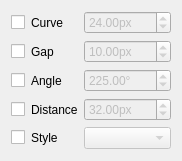
<?xml version="1.0" encoding="UTF-8"?>
<ui version="4.0">
 <class>Cusp_Style_Widget</class>
 <widget class="QWidget" name="Cusp_Style_Widget">
  <property name="geometry">
   <rect>
    <x>0</x>
    <y>0</y>
    <width>164</width>
    <height>161</height>
   </rect>
  </property>
  <property name="windowTitle">
   <string>Form</string>
  </property>
  <layout class="QGridLayout" name="gridLayout">
   <item row="0" column="0">
    <widget class="QCheckBox" name="check_handle_length">
     <property name="sizePolicy">
      <sizepolicy hsizetype="Fixed" vsizetype="Fixed">
       <horstretch>0</horstretch>
       <verstretch>0</verstretch>
      </sizepolicy>
     </property>
    </widget>
   </item>
   <item row="0" column="1">
    <widget class="QLabel" name="label">
     <property name="sizePolicy">
      <sizepolicy hsizetype="Fixed" vsizetype="Preferred">
       <horstretch>0</horstretch>
       <verstretch>0</verstretch>
      </sizepolicy>
     </property>
     <property name="text">
      <string>Curve</string>
     </property>
     <property name="buddy">
      <cstring>spin_handle_length</cstring>
     </property>
    </widget>
   </item>
   <item row="0" column="2">
    <widget class="QDoubleSpinBox" name="spin_handle_length">
     <property name="enabled">
      <bool>false</bool>
     </property>
     <property name="toolTip">
      <string>Size of the curve control handles</string>
     </property>
     <property name="suffix">
      <string>px</string>
     </property>
     <property name="maximum">
      <double>8192.000000000000000</double>
     </property>
     <property name="value">
      <double>24.000000000000000</double>
     </property>
    </widget>
   </item>
   <item row="1" column="0">
    <widget class="QCheckBox" name="check_crossing_gap"/>
   </item>
   <item row="1" column="1">
    <widget class="QLabel" name="label_2">
     <property name="text">
      <string>Gap</string>
     </property>
     <property name="buddy">
      <cstring>spin_crossing_gap</cstring>
     </property>
    </widget>
   </item>
   <item row="1" column="2">
    <widget class="QDoubleSpinBox" name="spin_crossing_gap">
     <property name="enabled">
      <bool>false</bool>
     </property>
     <property name="toolTip">
      <string>Distance between the ends of the a thread passing under another thread</string>
     </property>
     <property name="suffix">
      <string>px</string>
     </property>
     <property name="maximum">
      <double>8192.000000000000000</double>
     </property>
     <property name="value">
      <double>10.000000000000000</double>
     </property>
    </widget>
   </item>
   <item row="2" column="0">
    <widget class="QCheckBox" name="check_cusp_angle"/>
   </item>
   <item row="2" column="1">
    <widget class="QLabel" name="label_3">
     <property name="text">
      <string>Angle</string>
     </property>
     <property name="buddy">
      <cstring>spin_cusp_angle</cstring>
     </property>
    </widget>
   </item>
   <item row="2" column="2">
    <widget class="QDoubleSpinBox" name="spin_cusp_angle">
     <property name="enabled">
      <bool>false</bool>
     </property>
     <property name="toolTip">
      <string>Minimum angle required to render a cusp</string>
     </property>
     <property name="wrapping">
      <bool>true</bool>
     </property>
     <property name="suffix">
      <string>°</string>
     </property>
     <property name="maximum">
      <double>360.000000000000000</double>
     </property>
     <property name="value">
      <double>225.000000000000000</double>
     </property>
    </widget>
   </item>
   <item row="3" column="0">
    <widget class="QCheckBox" name="check_cusp_distance"/>
   </item>
   <item row="3" column="1">
    <widget class="QLabel" name="label_4">
     <property name="text">
      <string>Distance</string>
     </property>
     <property name="buddy">
      <cstring>spin_cusp_distance</cstring>
     </property>
    </widget>
   </item>
   <item row="3" column="2">
    <widget class="QDoubleSpinBox" name="spin_cusp_distance">
     <property name="enabled">
      <bool>false</bool>
     </property>
     <property name="toolTip">
      <string>Distance of the cusp tip from the node position</string>
     </property>
     <property name="suffix">
      <string>px</string>
     </property>
     <property name="minimum">
      <double>-8192.000000000000000</double>
     </property>
     <property name="maximum">
      <double>8192.000000000000000</double>
     </property>
     <property name="value">
      <double>32.000000000000000</double>
     </property>
    </widget>
   </item>
   <item row="4" column="0">
    <widget class="QCheckBox" name="check_cusp_shape"/>
   </item>
   <item row="4" column="1">
    <widget class="QLabel" name="label_5">
     <property name="text">
      <string>Style</string>
     </property>
     <property name="buddy">
      <cstring>combo_cusp_shape</cstring>
     </property>
    </widget>
   </item>
   <item row="4" column="2">
    <widget class="QComboBox" name="combo_cusp_shape">
     <property name="enabled">
      <bool>false</bool>
     </property>
     <property name="toolTip">
      <string>Shape style</string>
     </property>
    </widget>
   </item>
  </layout>
 </widget>
 <resources/>
 <connections>
  <connection>
   <sender>check_handle_length</sender>
   <signal>toggled(bool)</signal>
   <receiver>spin_handle_length</receiver>
   <slot>setEnabled(bool)</slot>
   <hints>
    <hint type="sourcelabel">
     <x>22</x>
     <y>27</y>
    </hint>
    <hint type="destinationlabel">
     <x>154</x>
     <y>32</y>
    </hint>
   </hints>
  </connection>
  <connection>
   <sender>check_crossing_gap</sender>
   <signal>toggled(bool)</signal>
   <receiver>spin_crossing_gap</receiver>
   <slot>setEnabled(bool)</slot>
   <hints>
    <hint type="sourcelabel">
     <x>22</x>
     <y>57</y>
    </hint>
    <hint type="destinationlabel">
     <x>154</x>
     <y>62</y>
    </hint>
   </hints>
  </connection>
  <connection>
   <sender>check_cusp_angle</sender>
   <signal>toggled(bool)</signal>
   <receiver>spin_cusp_angle</receiver>
   <slot>setEnabled(bool)</slot>
   <hints>
    <hint type="sourcelabel">
     <x>22</x>
     <y>87</y>
    </hint>
    <hint type="destinationlabel">
     <x>154</x>
     <y>92</y>
    </hint>
   </hints>
  </connection>
  <connection>
   <sender>check_cusp_distance</sender>
   <signal>toggled(bool)</signal>
   <receiver>spin_cusp_distance</receiver>
   <slot>setEnabled(bool)</slot>
   <hints>
    <hint type="sourcelabel">
     <x>22</x>
     <y>117</y>
    </hint>
    <hint type="destinationlabel">
     <x>154</x>
     <y>122</y>
    </hint>
   </hints>
  </connection>
  <connection>
   <sender>check_cusp_shape</sender>
   <signal>toggled(bool)</signal>
   <receiver>combo_cusp_shape</receiver>
   <slot>setEnabled(bool)</slot>
   <hints>
    <hint type="sourcelabel">
     <x>22</x>
     <y>147</y>
    </hint>
    <hint type="destinationlabel">
     <x>154</x>
     <y>151</y>
    </hint>
   </hints>
  </connection>
  <connection>
   <sender>check_cusp_shape</sender>
   <signal>clicked()</signal>
   <receiver>Cusp_Style_Widget</receiver>
   <slot>checkbox_toggled()</slot>
   <hints>
    <hint type="sourcelabel">
     <x>13</x>
     <y>143</y>
    </hint>
    <hint type="destinationlabel">
     <x>22</x>
     <y>160</y>
    </hint>
   </hints>
  </connection>
  <connection>
   <sender>check_cusp_distance</sender>
   <signal>clicked()</signal>
   <receiver>Cusp_Style_Widget</receiver>
   <slot>checkbox_toggled()</slot>
   <hints>
    <hint type="sourcelabel">
     <x>13</x>
     <y>114</y>
    </hint>
    <hint type="destinationlabel">
     <x>72</x>
     <y>160</y>
    </hint>
   </hints>
  </connection>
  <connection>
   <sender>check_handle_length</sender>
   <signal>clicked()</signal>
   <receiver>Cusp_Style_Widget</receiver>
   <slot>checkbox_toggled()</slot>
   <hints>
    <hint type="sourcelabel">
     <x>17</x>
     <y>27</y>
    </hint>
    <hint type="destinationlabel">
     <x>163</x>
     <y>19</y>
    </hint>
   </hints>
  </connection>
  <connection>
   <sender>check_crossing_gap</sender>
   <signal>clicked()</signal>
   <receiver>Cusp_Style_Widget</receiver>
   <slot>checkbox_toggled()</slot>
   <hints>
    <hint type="sourcelabel">
     <x>12</x>
     <y>57</y>
    </hint>
    <hint type="destinationlabel">
     <x>163</x>
     <y>51</y>
    </hint>
   </hints>
  </connection>
  <connection>
   <sender>check_cusp_angle</sender>
   <signal>clicked()</signal>
   <receiver>Cusp_Style_Widget</receiver>
   <slot>checkbox_toggled()</slot>
   <hints>
    <hint type="sourcelabel">
     <x>15</x>
     <y>87</y>
    </hint>
    <hint type="destinationlabel">
     <x>163</x>
     <y>160</y>
    </hint>
   </hints>
  </connection>
 </connections>
 <slots>
  <slot>checkbox_toggled()</slot>
 </slots>
</ui>
